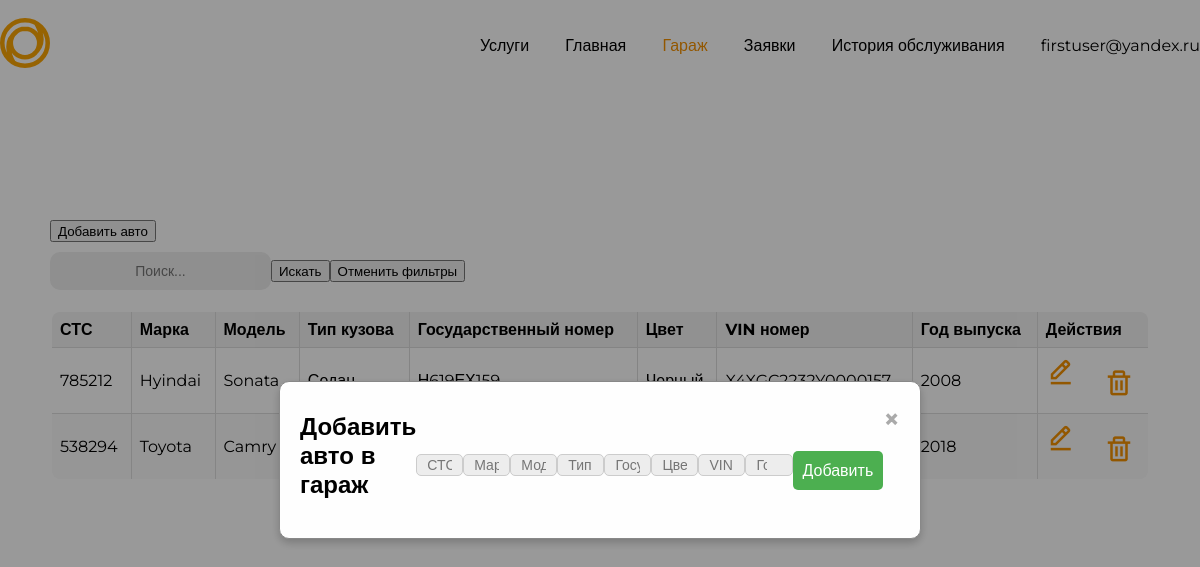
Screenshot of /profile/garage/ (signed in) with the database file from the repository.
### src/users_app/models.py (models this page shows, shortened)
class CustomUser(AbstractUser):
    username = models.EmailField("Электронная почта", max_length=100, unique=True)
    bio = models.CharField("ФИО", max_length=100)
    phone_number = models.CharField("Номер телефона", max_length=18, unique=True)
    is_client = models.BooleanField(default=False)
    is_manager = models.BooleanField(default=False)
    REQUIRED_FIELDS = ["bio", "phone_number"]
    class Meta:
        verbose_name = 'Администратор'
        verbose_name_plural = 'Администраторы'

### src/car_app/models.py (models this page shows, shortened)
class Car(models.Model):
    client = models.ForeignKey(CustomUser, on_delete=models.CASCADE)
    sts = models.CharField("СТС", max_length=100)
    brand = models.CharField("Марка", max_length=100)
    model = models.CharField("Модель", max_length=100)
    body_type = models.CharField("Тип кузова", max_length=100)
    license_plate = models.CharField("Государственный номер", max_length=20)
    color = models.CharField("Цвет", max_length=50)
    vin_number = models.CharField("VIN номер", max_length=100)
    year_of_manufacture = models.PositiveSmallIntegerField("Год выпуска")

### src/car_app/views.py (the view, shortened to what this page needs)
# urls.py: path('garage/', views.garage_view, name='garage'),
@login_required
@require_http_methods(["GET", "POST"])
def garage_view(request):
    search_query = request.GET.get('search_query')
    cars = Car.objects.filter(client=request.user)
    return render(request, '../templates/сars/garage.html', {'cars': cars})

### templates/сars/garage.html (shortened to what this page needs)
{% extends 'base_templates/base_layout.html' %}
{% load static %}
{% block styles %}
    <link rel="stylesheet" type="text/css" href="{% static 'css/garage.css' %}">
    <link href='https://unpkg.com/boxicons@2.1.4/css/boxicons.min.css' rel='stylesheet'>
{% endblock %}
{% block header %}
    {% include 'base_templates/base_header.html' %}
{% endblock %}
{% block content %}
    <div class="content">
        <button id="addCarBtn" class="button">Добавить авто</button>
        <form id="searchForm" method="GET" action=".">
            <input type="text" name="search_query" placeholder="Поиск..." value="{{ request.GET.search_query }}">
            <button type="submit">Искать</button>
            <button type="button" id="clearFiltersBtn" onclick="clearFilters()">Отменить фильтры</button>
        </form>
        <table>
            <thead>
            <tr>
                <th>СТС</th>
                <th>Марка</th>
                <th>Модель</th>
                <th>Тип кузова</th>
                <th>Государственный номер</th>
                <th>Цвет</th>
                <th>VIN номер</th>
                <th>Год выпуска</th>
                <th>Действия</th>
            </tr>
            </thead>
            <tbody>
            {% for car in cars %}
                <tr>
                    <td>{{ car.sts }}</td>
                    <td>{{ car.brand }}</td>
                    <td>{{ car.model }}</td>
                    <td>{{ car.body_type }}</td>
                    <td>{{ car.license_plate }}</td>
                    <td>{{ car.color }}</td>
                    <td>{{ car.vin_number }}</td>
                    <td>{{ car.year_of_manufacture }}</td>
                    <td>
                        <div class="action-buttons">
                            <a class="body-button" href="{% url 'update_car' car.id %}"><i class='bx bx-edit-alt'></i></a>
                            <form id="delete-form-{{ car.id }}" action="{% url 'delete_car' car.id %}" method="post">
                                <button type="button" onclick="confirmDelete('{{ car.id }}')"><i class='bx bx-trash'></i></button>
                            </form>
                        </div>
                    </td>
                </tr>
            {% endfor %}
            </tbody>
        </table>
    </div>
    <div id="addCarModal" class="modal">
        <div class="modal-content">
            <span class="close">&times;</span>
            <form id="addCarForm" method="post" action="{% url 'garage' %}">
                <h2>Добавить авто в гараж</h2>
                <input type="text" id="sts" name="sts" required placeholder="СТС">
                <input type="text" id="brand" name="brand" required placeholder="Марка">
                <input type="text" id="model" name="model" required placeholder="Модель">
                <input type="text" id="body_type" name="body_type" required placeholder="Тип кузова">
                <input type="text" id="license_plate" name="license_plate" required placeholder="Государственный номер">
                <input type="text" id="color" name="color" required placeholder="Цвет">
                <input type="text" id="vin_number" name="vin_number" required placeholder="VIN номер">
                <input type="number" id="year_of_manufacture" name="year_of_manufacture" required placeholder="Год выпуска">
                <button type="submit">Добавить</button>
            </form>
        </div>
    </div>
{% endblock %}

### templates/base_templates/base_header.html (shortened to what this page needs)
{% load static %}
<div class="logo">
    <a href="/"><img src="{% static 'image/Vector-logo.svg' %}" alt="logo"></a>
</div>
<div class="navbar">
    <a href="#" class="{% if request.path == '/' %}active{% endif %}">Услуги</a>
    {% if user.is_authenticated %}
        {% if user.is_client %}
            <a href="/" class="{% if request.path == '/' %}active{% endif %}">Главная</a>
            <a href="{% url 'garage' %}" class="{% if request.path == '/profile/garage/' %}active{% endif %}">Гараж</a>
            <a href="{% url 'client_order' %}" class="{% if request.path == '/profile/appeals/' %}active{% endif %}">Заявки</a>
            <a href="{% url 'orders_history' %}" class="{% if request.path == '/profile/appeals/history' %}active{% endif %}">История обслуживания</a>
            <div class="dropdown">
            <a class="dropbtn">{{ user.username }}</a>
        </div>
        {% endif %}
    {% else %}
        <a href="{% url 'login' %}" class="{% if request.path == '/login/' %}active{% endif %}">Войти</a>
    {% endif %}
</div>

### src/car_app/static/css/garage.css (style rules this page uses)
* { font-family: "Montserrat", sans-serif; }
body { margin: 0; }
.content { margin-top: 150px; padding: 0 50px; }
table { width: 100%; border-collapse: collapse; margin-top: 20px; border-radius: 10px; border: 2px solid transparent; overflow: hidden; }
th, td { border: 1px solid #ddd; padding: 8px; text-align: left; }
th { background-color: #f2f2f2; }
tr:nth-child(even) { background-color: #f9f9f9; }
.action-buttons { display: flex; justify-content: space-between; }
.action-buttons i { color: #f39000; }
.action-buttons a { font-size: 30px; margin-right: 15px; }
.action-buttons button { color: #f39000; background-color: rgba(221, 221, 221, 0); border: none; font-size: 30px; }
form { margin-top: 10px; display: flex; align-items: center; }
form input { height: 18px; border-radius: 10px; border: 0; padding: 10px 20px; background-color: #ededed; font-family: 'Nunito Sans', sans-serif; font-size: 0.875rem; color: black; text-align: center; }
.modal { display: none; position: fixed; z-index: 1; left: 0; top: 0; width: 100%; height: 100%; overflow: auto; background-color: rgb(0, 0, 0); background-color: rgba(0, 0, 0, 0.4); padding-top: 60px; display: flex; justify-content: center; align-items: center; }
.modal-content { background-color: #fefefe; margin: auto; padding: 20px; border: 1px solid #888; width: 90%; max-width: 600px; box-shadow: 0 4px 8px rgba(0, 0, 0, 0.2); border-radius: 10px; }
.close { color: #aaa; float: right; font-size: 28px; font-weight: bold; }
.modal-content h2 { margin-top: 0; }
.modal-content input { width: 100%; padding: 10px; margin: 10px 0; border: 1px solid #ccc; border-radius: 5px; box-sizing: border-box; }
.modal-content button[type="submit"], .modal-content button[type="button"] { width: 100%; padding: 10px; margin-top: 10px; background-color: #4CAF50; color: white; border: none; border-radius: 5px; cursor: pointer; font-size: 16px; }

### templates/base_templates/base_header.html (style rules this page uses)
.navbar a { margin-left: 32px; text-decoration: none; color: black; transition: .3s; }
.navbar a.active { color: #F39000FF; }
.logo img { max-height: 50px; width: auto; transition: .3s; }
.dropdown { position: relative; display: inline-block; }

### rows the page displays
CustomUser: username "firstuser@yandex.ru"
Car: sts "785212", brand "Hyindai", model "Sonata", year_of_manufacture "2008"
Car: sts "538294", brand "Toyota", model "Camry", year_of_manufacture "2018"
